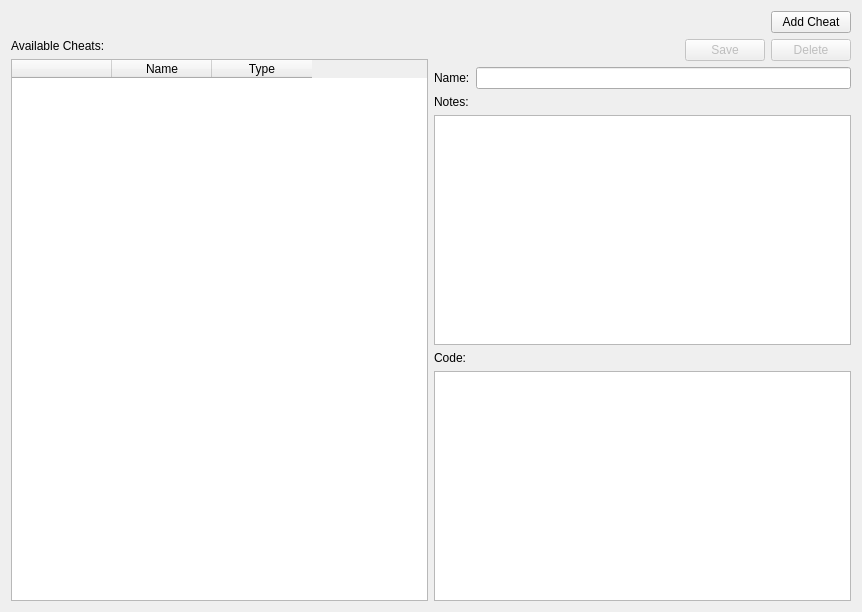
<?xml version="1.0" encoding="UTF-8"?>
<ui version="4.0">
 <class>ConfigureCheats</class>
 <widget class="QWidget" name="ConfigureCheats">
  <property name="windowModality">
   <enum>Qt::ApplicationModal</enum>
  </property>
  <property name="geometry">
   <rect>
    <x>0</x>
    <y>0</y>
    <width>862</width>
    <height>612</height>
   </rect>
  </property>
  <property name="sizePolicy">
   <sizepolicy hsizetype="Fixed" vsizetype="Fixed">
    <horstretch>0</horstretch>
    <verstretch>0</verstretch>
   </sizepolicy>
  </property>
  <property name="windowTitle">
   <string>Cheats</string>
  </property>
  <layout class="QVBoxLayout">
   <item>
    <layout class="QHBoxLayout">
     <item>
      <spacer>
       <property name="orientation">
        <enum>Qt::Horizontal</enum>
       </property>
       <property name="sizeHint" stdset="0">
        <size>
         <width>0</width>
         <height>0</height>
        </size>
       </property>
      </spacer>
     </item>
     <item>
      <widget class="QPushButton" name="buttonAddCheat">
       <property name="text">
        <string>Add Cheat</string>
       </property>
      </widget>
     </item>
    </layout>
   </item>
   <item>
    <layout class="QHBoxLayout">
     <item>
      <layout class="QVBoxLayout">
       <item>
        <widget class="QLabel" name="labelAvailableCheats">
         <property name="text">
          <string>Available Cheats:</string>
         </property>
        </widget>
       </item>
       <item>
        <widget class="QTableWidget" name="tableCheats">
         <property name="editTriggers">
          <set>QAbstractItemView::NoEditTriggers</set>
         </property>
         <property name="selectionMode">
          <enum>QAbstractItemView::SingleSelection</enum>
         </property>
         <property name="selectionBehavior">
          <enum>QAbstractItemView::SelectRows</enum>
         </property>
         <property name="showGrid">
          <bool>false</bool>
         </property>
         <property name="columnCount">
          <number>3</number>
         </property>
         <attribute name="horizontalHeaderVisible">
          <bool>true</bool>
         </attribute>
         <attribute name="verticalHeaderVisible">
          <bool>false</bool>
         </attribute>
         <column>
          <property name="text">
           <string/>
          </property>
         </column>
         <column>
          <property name="text">
           <string>Name</string>
          </property>
         </column>
         <column>
          <property name="text">
           <string>Type</string>
          </property>
         </column>
        </widget>
       </item>
      </layout>
     </item>
     <item>
      <layout class="QVBoxLayout">
       <item>
        <layout class="QHBoxLayout">
         <item>
          <spacer>
           <property name="orientation">
            <enum>Qt::Horizontal</enum>
           </property>
           <property name="sizeHint" stdset="0">
            <size>
             <width>0</width>
             <height>0</height>
            </size>
           </property>
          </spacer>
         </item>
         <item>
          <widget class="QPushButton" name="buttonSave">
           <property name="enabled">
            <bool>false</bool>
           </property>
           <property name="text">
            <string>Save</string>
           </property>
          </widget>
         </item>
         <item>
          <widget class="QPushButton" name="buttonDelete">
           <property name="enabled">
            <bool>false</bool>
           </property>
           <property name="text">
            <string>Delete</string>
           </property>
          </widget>
         </item>
        </layout>
       </item>
       <item>
        <layout class="QVBoxLayout">
         <item>
          <layout class="QHBoxLayout">
           <item>
            <widget class="QLabel" name="labelName">
             <property name="text">
              <string>Name:</string>
             </property>
            </widget>
           </item>
           <item>
            <widget class="QLineEdit" name="lineName"/>
           </item>
          </layout>
         </item>
         <item>
          <widget class="QLabel" name="labelNotes">
           <property name="text">
            <string>Notes:</string>
           </property>
          </widget>
         </item>
         <item>
          <widget class="QPlainTextEdit" name="textNotes"/>
         </item>
         <item>
          <widget class="QLabel" name="labelCode">
           <property name="text">
            <string>Code:</string>
           </property>
          </widget>
         </item>
         <item>
          <widget class="QPlainTextEdit" name="textCode"/>
         </item>
        </layout>
       </item>
      </layout>
     </item>
    </layout>
   </item>
   <item>
    <layout class="QHBoxLayout">
     <item>
      <spacer>
       <property name="orientation">
        <enum>Qt::Horizontal</enum>
       </property>
       <property name="sizeHint" stdset="0">
        <size>
         <width>0</width>
         <height>0</height>
        </size>
       </property>
      </spacer>
     </item>
    </layout>
   </item>
  </layout>
 </widget>
 <tabstops>
  <tabstop>buttonAddCheat</tabstop>
  <tabstop>tableCheats</tabstop>
  <tabstop>lineName</tabstop>
  <tabstop>textNotes</tabstop>
  <tabstop>textCode</tabstop>
  <tabstop>buttonSave</tabstop>
  <tabstop>buttonDelete</tabstop>
 </tabstops>
 <resources/>
 <connections/>
</ui>
